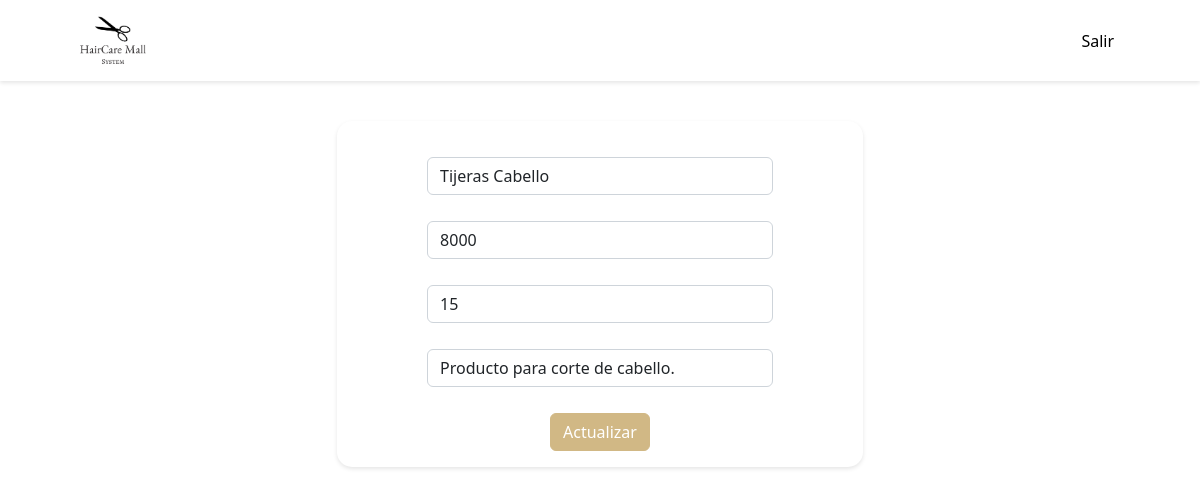
Page /actualizar.php?id=3 on the committed database.
### tables this page shows
CREATE TABLE `producto` (
  `prod_codigo` int(11) NOT NULL,
  `prod_nombre` varchar(50) DEFAULT NULL,
  `prod_precioVenta` float DEFAULT NULL,
  `prod_Stock` float DEFAULT NULL,
  `prod_descripcion` text DEFAULT NULL
);

### actualizar.php (the view, shortened to what this page needs)
<?php
    $con=conectar();
$id=$_GET['id'];
$sql="SELECT * FROM producto WHERE prod_codigo='$id'";
$query=mysqli_query($con,$sql);
$row=mysqli_fetch_array($query);
?>
<!DOCTYPE html>
<html lang="en">
<?php
include('head.php');
include('navbarR.php');
?>
    <body>
        <div class="container mt-5 pt-5" style="width:600px">
        <div class="card box" >
            <div class="card-body">
            <form action="update.php" method="POST">
                    <input type="text" class="form-control mb-3" name="prod_nombre" placeholder="Dni" value="<?php echo $row['prod_nombre']  ?>">
                    <input type="text" class="form-control mb-3" name="prod_precioVenta" placeholder="Nombres" value="<?php echo $row['prod_precioVenta']  ?>">
                    <input type="text" class="form-control mb-3" name="prod_Stock" placeholder="Apellidos" value="<?php echo $row['prod_Stock']  ?>">
                    <input type="text" class="form-control mb-3" name="prod_descripcion" placeholder="Apellidos" value="<?php echo $row['prod_descripcion']  ?>">
                <input type="submit" class="btn btn-primary btn-block" value="Actualizar">
        </form>
            </div>
                </div>
        </div>
    </body>
</html>

### actualizar.php (style rules this page uses)
.card { margin: 25px; border-radius: 15px; box-shadow: 0px 2px 4px rgba(0, 0, 0, 0.1); border: none; }
.card form { padding-top:20px; display: flex; justify-content: center; align-items: center; flex-direction: column; gap: 10px; }

### rows in the picture
producto: prod_nombre "Tijeras Cabello", prod_precioVenta "8000", prod_Stock "15", prod_descripcion "Producto para corte de cabello."
